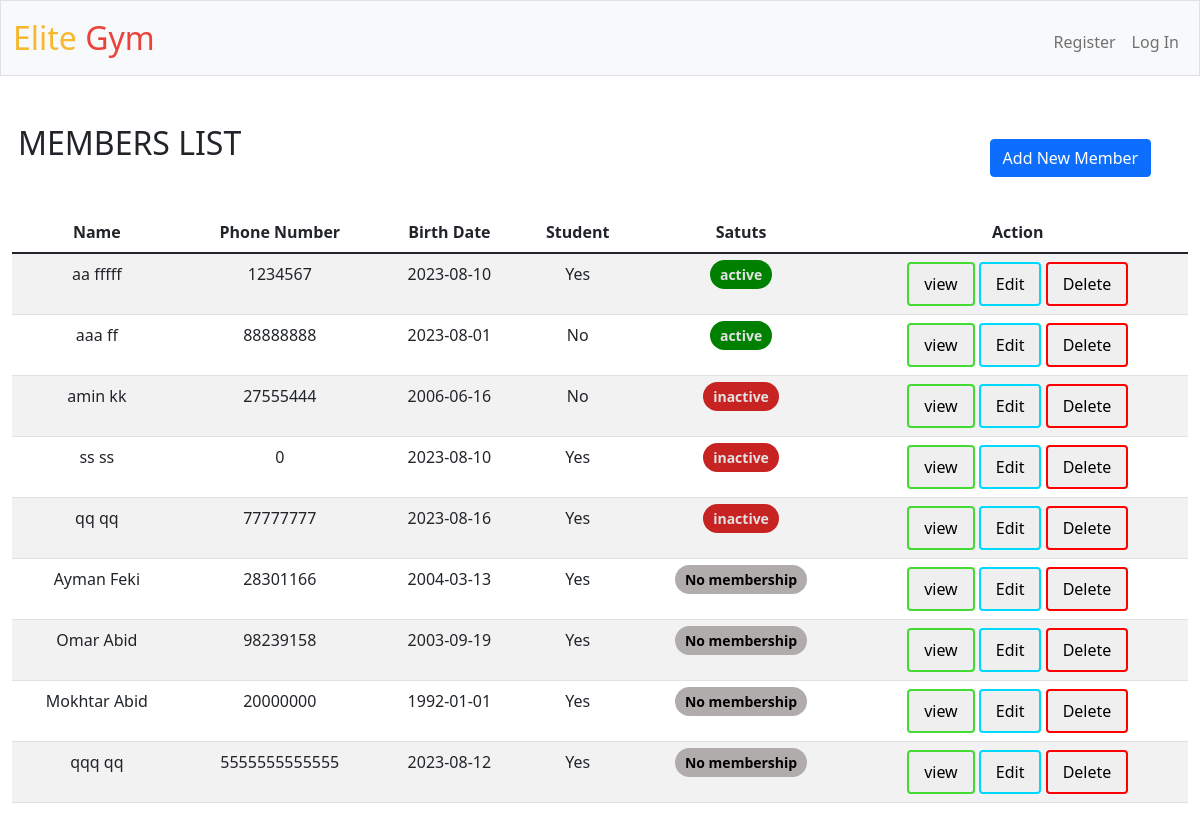
The app's page /members, older data.
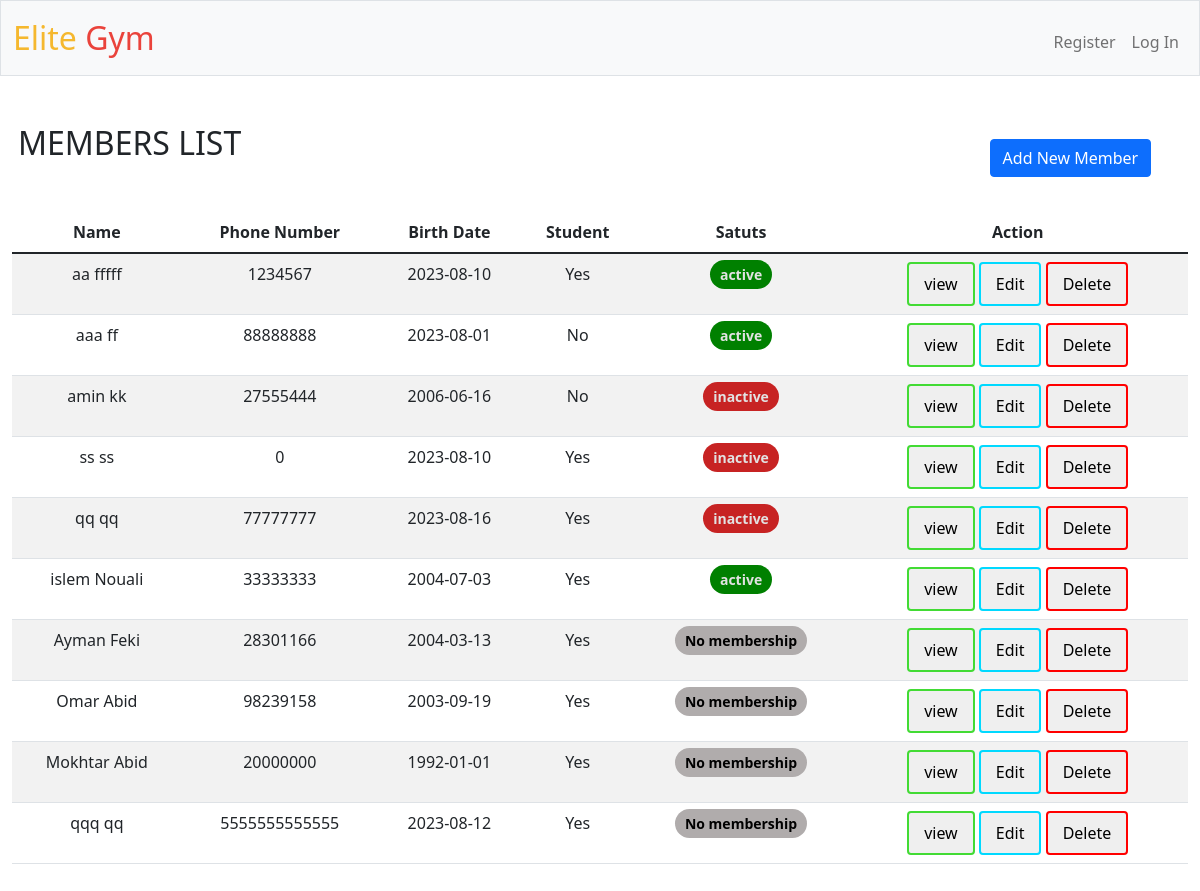
The same page, newer data.
### tables this page shows
CREATE TABLE 'membership' (
    m_id INTEGER PRIMARY KEY AUTOINCREMENT,
    cl_id INTEGER REFERENCES client(cl_id) ON DELETE CASCADE,
    sp_id INTEGER REFERENCES sport(sp_id) ON DELETE SET NULL,
    m_type varchar(20)  NOT NULL,'duration' INTEGER NOT NULL,
    price INTEGER NOT NULL,
    starts_at DATE,
    ends_at DATE);

CREATE TABLE client(
    cl_id           INTEGER   PRIMARY KEY AUTOINCREMENT,
    cl_Fname        TEXT      NOT NULL,
    cl_Lname        TEXT      NOT NULL,
    cl_num          INTEGER   UNIQUE
                              NOT NULL,
    cl_BD           TEXT,
    student         TEXT,
    CONSTRAINT CK_MEMBERSHIP CHECK (student IN ('yes', 'no', 'YES', 'NO', 'Yes', 'No') ) 
);

### app.py (the view)
@app.route("/members", methods=["GET", "POST"])
def members():
    moment = datetime.datetime.now().strftime('%Y-%m-%d %H:%M:%S')
    sport=db.execute("select sp_name from sport;")
    member=db.execute("select * from member;")
    clients=db.execute("select cl_id,cl_Fname,cl_Lname,cl_num,cl_BD,student from client where cl_id NOT IN (SELECT cl_id from membership) ;")
    for m in member:
        if moment  >= m["ends_at"]:
            m["status"]="inactive"
        else:
            m["status"]="active"
    if request.method == "POST":
        if (not request.form.get("cl_num").isnumeric()) or len(request.form.get("cl_num"))<8:
            return render_template('members.html', message1="phone number invalid",member=member,moment=moment,clients=clients,sport=sport)
        number=db.execute("select cl_Fname from client where cl_num=?;",request.form.get("cl_num"))
        if len(number)>0:
            return render_template('members.html', message3="phone number already exist",member=member,moment=moment,clients=clients,sport=sport)
        db.execute(
                "insert into client (cl_Fname,cl_Lname,cl_num,cl_BD,student) values(?,?,?,?,?)",
                request.form.get("cl_Fname"),
                request.form.get("cl_Lname"),
                int(request.form.get("cl_num")),
                request.form.get("cl_BD"),
                request.form.get("student")
            )
        if (not request.form.get("sp_name")) and (not request.form.get("m_type"))  and  (not request.form.get("duration")) and (not request.form.get("price")) and (not request.form.get("starts_at")):
            return render_template('members.html',message2="member added successfuly",member=member,moment=moment,clients=clients,sport=sport)
        if (not request.form.get("sp_name")) or (not request.form.get("m_type"))  or  (not request.form.get("duration")) or (not request.form.get("price")) or (not request.form.get("starts_at")):
            return render_template('members.html',message6="member added successfuly ",message4="No membership added ! Not enough informations",member=member,moment=moment,clients=clients,sport=sport)
        cl_id=db.execute("select cl_id from client where cl_num=?",int(request.form.get("cl_num")))
        sp_id=db.execute("select sp_id from sport where sp_name=?",request.form.get("sp_name"))
        db.execute(
                "insert into membership (cl_id,sp_id,m_type,duration,price,starts_at,ends_at) values(?,?,?,?,?,?,date(?,'+' || ? || ' months'))",
                cl_id[0]["cl_id"],
                sp_id[0]["sp_id"],
                request.form.get("m_type"),
                int(request.form.get("duration")),
                int(request.form.get("price")),
                request.form.get("starts_at"),
                request.form.get("starts_at"),
                int(request.form.get("duration")),
                )
        return render_template('members.html',message5="member and his membership added successfuly",member=member,moment=moment,clients=clients,sport=sport)
    else:
        return render_template('members.html',member=member,moment=moment,clients=clients,sport=sport)

### templates/members.html (shortened to what this page needs)
{% extends "layout.html" %}
{% block main %}
<h2>MEMBERS LIST</h2>
<button type="button" class="btn btn-primary" data-bs-toggle="modal" data-bs-target="#exampleModal" id="add">
  Add New Member
</button>
  <table class="table table-striped">
    <thead>
      <tr>
        <th scope="col">Name</th>
        <th scope="col">Phone Number</th>
        <th scope="col">Birth Date</th>
        <th scope="col">Student</th>
        <th scope="col">Satuts</th>
        <th scope="col">Action</th>
      </tr>
    </thead>
    <tbody>
      {% for m in member %}
      <tr>
      <td> {{m.cl_Fname}} {{m.cl_Lname}}</td>
      <td> {{m.cl_num}}</td>
      <td> {{m.cl_BD}}</td>
      <td> {{m.student}}</td>
      <td >{% if m.status=="active" %}
        <span class="status-badge active-badge">{{m.status}}</span>
          {% else %}
          <span class="status-badge inactive-badge">{{m.status}}</span>
          {% endif %}
      </td>
      <td> <button type="button" class="custom-button"  data-bs-toggle="modal" data-bs-target="#viewModal{{loop.index}}" id="view">view</button>
         <button type="button" class="custom-button"  data-bs-toggle="modal" data-bs-target="#exampleModal" id="edit" >Edit</button>
          <button type="button" class="custom-button"  data-bs-toggle="modal" data-bs-target="#exampleModal" id="delete" >Delete</button>
        </td>
      </tr>
      {% endfor %}
      {% for client in clients %}
      <tr>
        <td> {{client.cl_Fname}} {{client.cl_Lname}}</td>
        <td> {{client.cl_num}}</td>
        <td> {{client.cl_BD}}</td>
        <td> {{client.student}}</td>
        <td><span class="status-badge no_membership">No membership</span></td>
        <td> <button type="button" class="custom-button" data-bs-toggle="modal" data-bs-target="#view{{loop.index}}" id="view">view</button>  <button type="button" class="custom-button" id="edit" >Edit</button>  <button type="button" id="delete" class="custom-button" >Delete</button></td>
      </tr>
      {% endfor %}
    </tbody>
  </table>
{% endblock %}

### templates/layout.html (shortened to what this page needs)
<!DOCTYPE html>
<html lang="en">
    <head>
        <link href="https://cdn.jsdelivr.net/npm/bootstrap@5.1.3/dist/css/bootstrap.min.css" rel="stylesheet">
        <link href="/static/styles.css" rel="stylesheet">
    </head>
    <body>
        <nav class="bg-light border navbar navbar-expand-md navbar-light">
            <div class="container-fluid">
                <a class="navbar-brand" href="/"><span class="yellow">Elite</span> <span class="red">Gym</span></a>
                <div class="collapse navbar-collapse" id="navbar">
                    {% if session["user_id"] %}
                        <ul class="navbar-nav me-auto mt-2">
                            <li class="nav-item"><a class="nav-link" href="/schedule">Schedule</a></li>
                            <li class="nav-item"><a class="nav-link" href="/members">Members</a></li>
                            <li class="nav-item"><a class="nav-link" href="/trainers">Trainers</a></li>
                            <li class="nav-item"><a class="nav-link" href="/history">History</a></li>
                        </ul>
                        <ul class="navbar-nav ms-auto mt-2">
                            <li class="nav-item"><a class="nav-link" href="/logout">Log Out</a></li>
                        </ul>
                    {% else %}
                        <ul class="navbar-nav ms-auto mt-2">
                            <li class="nav-item"><a class="nav-link" href="/register">Register</a></li>
                            <li class="nav-item"><a class="nav-link" href="/login">Log In</a></li>
                        </ul>
                    {% endif %}
                </div>
            </div>
        </nav>
        <main class="container-fluid py-5 text-center">
            {% block main %}{% endblock %}
        </main>
    </body>
</html>

### static/styles.css (style rules this page uses)
nav .navbar-brand { font-size: xx-large; }
nav .navbar-brand .red { color: #ea433b; }
nav .navbar-brand .yellow { color: #f5b82e; }
h2 { margin-bottom: -5%; margin-right: 80%; }
#add { margin-top: 3%; margin-bottom: 3%; margin-left:80%; }
.custom-button { color: rgb(0, 0, 0); border: none; padding: 8px 15px; text-align: center; text-decoration: none; display: inline-block; font-size: 16px; border-radius: 4px; }
#view { border: 2px solid #42db34; }
#edit { border: 2px solid #00d9ff; }
#delete { border: 2px solid #ff0000; }
td { padding:20px; }
.status-badge { padding: 5px 10px; border-radius: 20px; font-size: 14px; font-weight: bold; }
.active-badge { background-color:green; color: rgb(226, 226, 226); }
.inactive-badge { background-color: rgb(199, 35, 35); color: rgb(226, 226, 226); }
.no_membership { background-color: rgb(176, 172, 172); color: rgb(0, 0, 0); }

Row changes from the older to the newer data that the page shows:
added membership: cl_Fname "islem", cl_Lname "Nouali", cl_num "33333333", cl_BD "2004-07-03", student "Yes", status "active"
